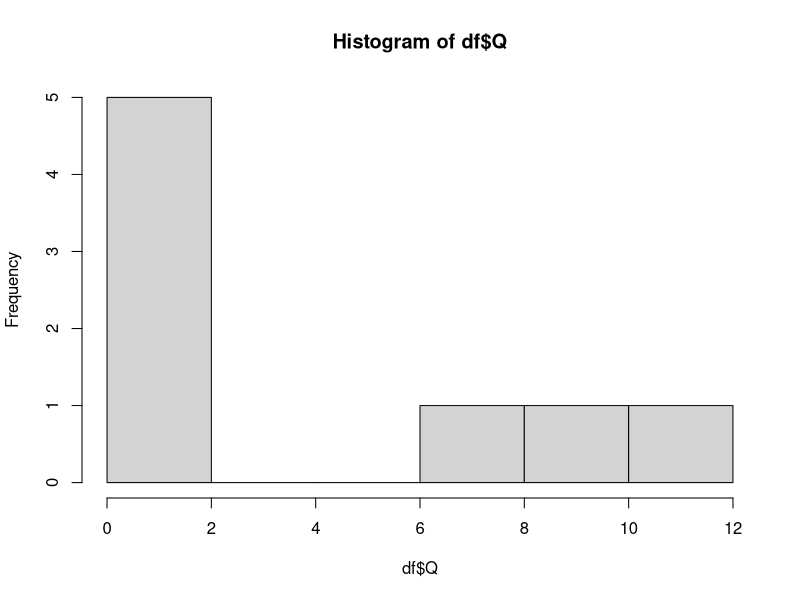
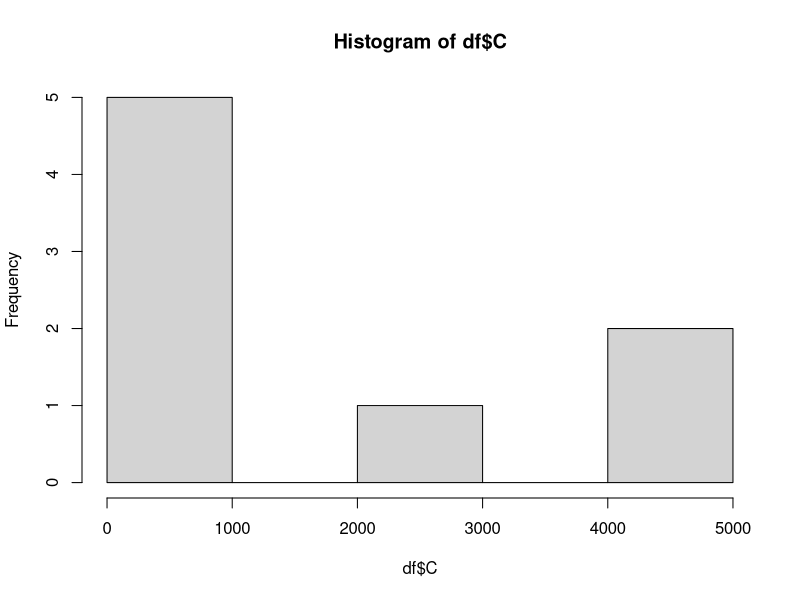
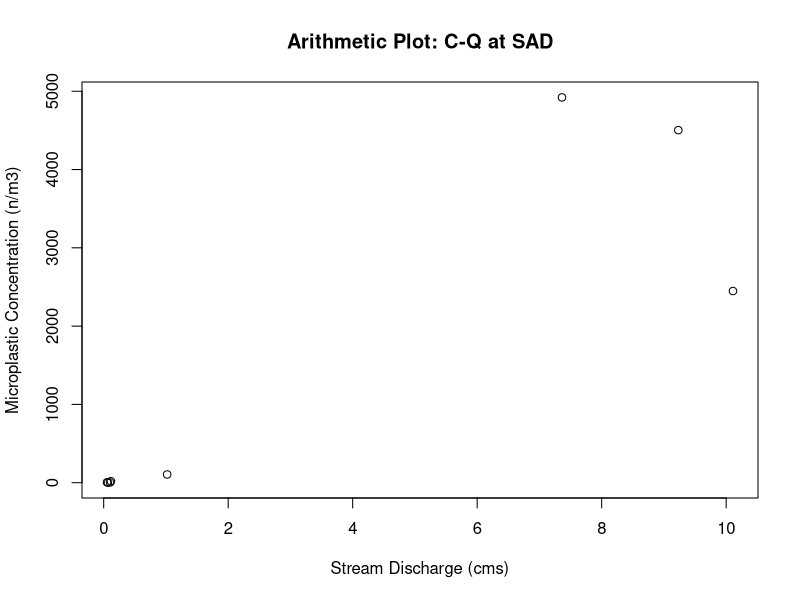
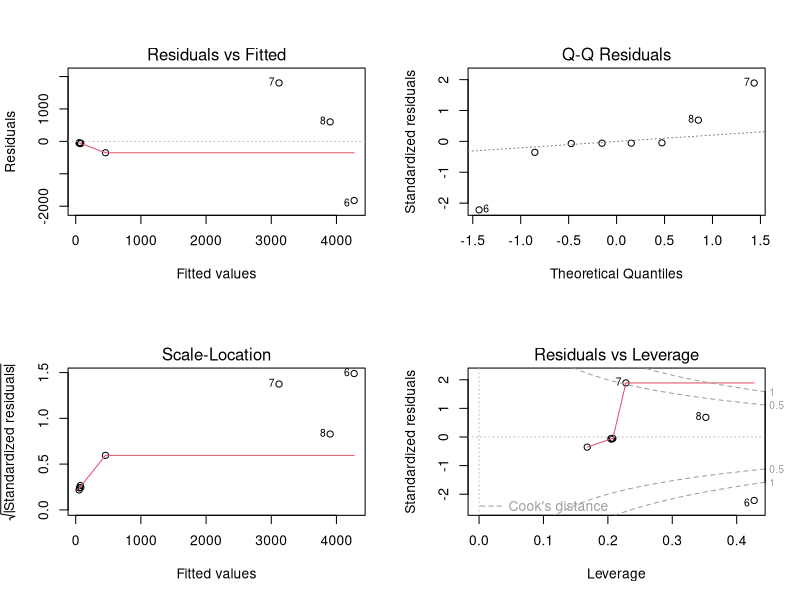
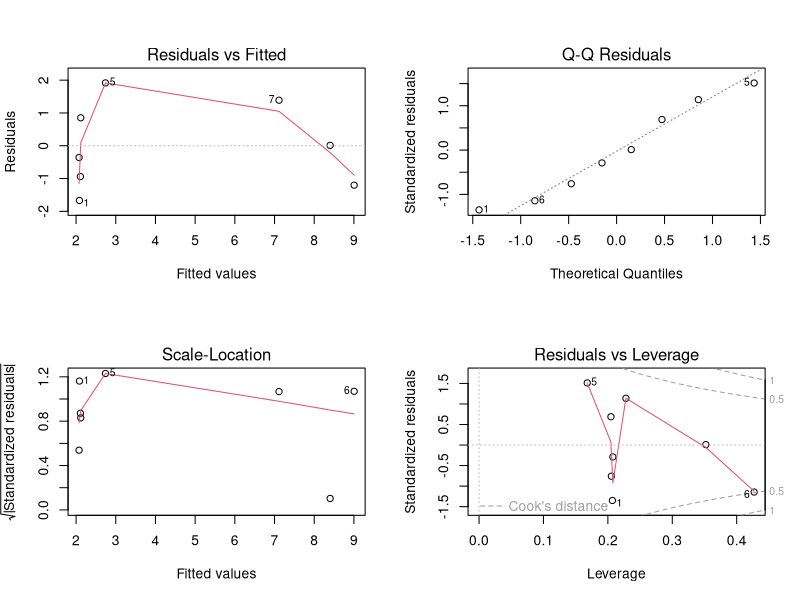
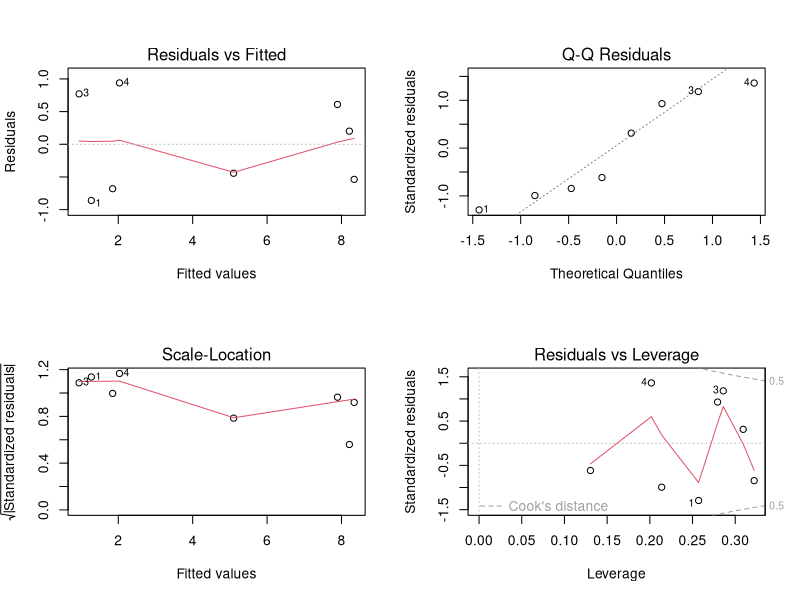
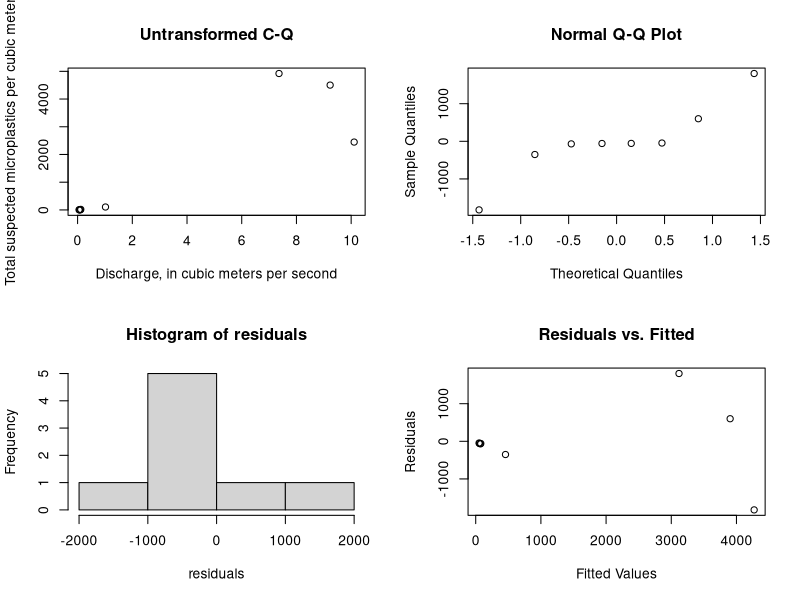
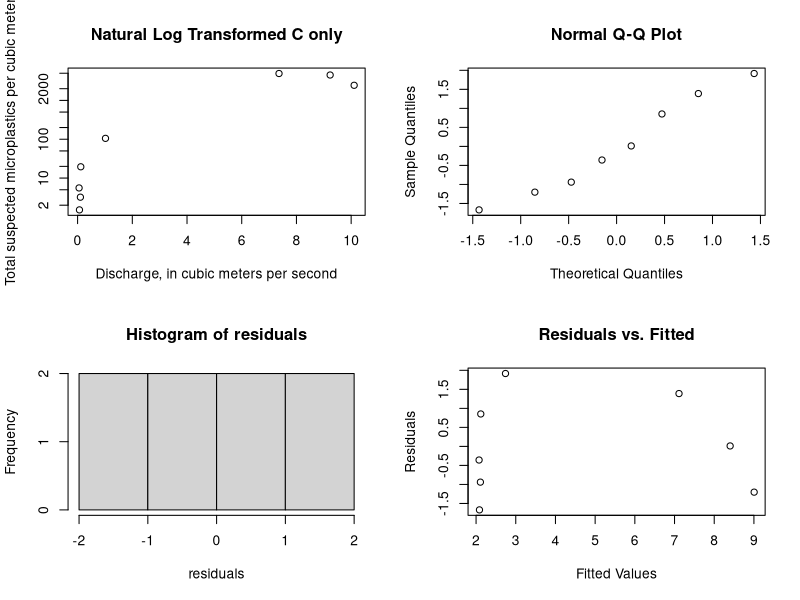

Reproduce these figures in R, in order.
###Clear the R environment
rm(list=ls());graphics.off();cat("\f");
library(ggplot2)
library(scales)
library(lmtest)
library(car)
library(boot)
# Load SAD Sample Non-Fiber data [n/m3] paired with Discharge [m3/s]
#where where LF has been rescaled with B2 alpha = 2.662212467; CF = 1.592893367))
C <- c(1.516384859, # rescaled LL 300um to 250um
       3.21977323, # rescaled LL 300um to 250um
       5.570098225, # rescaled LL 300um to 250um
       19.51311314, # rescaled LL 300um to 250um
       105.3042477, # rescaled LL 300um to 250um
              2448,
              4921,
              4503)
Q <- c(0.0679604,
       0.1019406,
       0.0538020,
       0.1160991,
       1.0194065,
       10.1091144,
       7.3623802,
       9.2312921)
df <- data.frame(Q,C)

#Test dataset for normality
shapiro.test(df$Q) #Null hypothesis is data is normally distributed
shapiro.test(df$C)#Null hypothesis is data is normally distributed
hist(df$Q)
hist(df$C)

#Plot data in arithmetic space to see if linear
plot(df,xlab = "Stream Discharge (cms)", ylab = "Microplastic Concentration (n/m3)", main = "Arithmetic Plot: C-Q at SAD")

#Create Linear Model and look at significance and residual plots
model <- lm(C ~ Q, data = df)
summary(model)
par(mfrow = c(2, 2))
# residual plots
plot(model) #Look for curvature, heteroskadasticity ....

# Test for normality in residuals of model
residuals<-resid(model) 
shapiro_xy <- shapiro.test(residuals) #Null hypothesis is data is normally distributed

# Perform the Non Constant Variance test
ncvTest_xy <- ncvTest(model) #Null hypothesis = homoscedasticity / No autocorrelation

#Print results
print("No Transformation")
cat("Test for normality of residuals:\n")
print(shapiro_xy)
cat("Test for constant variance of residuals:\n")
print(ncvTest_xy)

## If linear model is not a good fit/data is non-linear transform y, x, or both

###############################################################################
#Transform y only via ln(y)
##########################
#Create Model and look at significance and residual plots
model <- lm(log(C) ~ Q, data = df)
summary(model)
# residual plots
plot(model) #Look for curvature, heteroskadasticity ....

# Test for normality in residuals of model
residuals<-resid(model) 
shapiro_lny <- shapiro.test(residuals) #Null hypothesis is data is normally distributed

# Perform the Non Constant Variance test
ncvTest_lny <- ncvTest(model) #Null hypothesis = homoscedasticity / No autocorrelation

#Print results
print("Transform y only via ln(y)")
cat("Test for normality of residuals:\n")
print(shapiro_lny)
cat("Test for equal variance of residuals:\n")
print(ncvTest_lny)


###############################################################################
#Transform x and y  via ln()
##########################
#Create Model and look at significance and residual plots
model <- lm(log(C) ~ log(Q), data = df)
summary(model)
# residual plots
plot(model) #Look for curvature, heteroskadasticity ....

# Test for normality in residuals of model
residuals<-resid(model)
shapiro_lnxlny <- shapiro.test(residuals) #Null hypothesis is data is normally distributed

# Perform the Non Constant Variance test
ncvTest_lnxlny <- ncvTest(model) #Null hypothesis = homoscedasticity / No autocorrelation


#Print results
print("Transform x and y via ln()")
cat("Test for normality of residuals:\n")
print(shapiro_lnxlny)
cat("Test for equal variance of residuals:\n")
print(ncvTest_lnxlny)


###############################################################################
###############################################################################


####SUMMARY PLOTS AND STATS FOR ONE TYPE OF MODEL #####

#EX: Untransformed Model

par(mfrow = c(2, 2))
#Plot data in arithmetic space
plot(df, xlab="Discharge, in cubic meters per second",
     ylab="Total suspected microplastics per cubic meter", main="Untransformed C-Q")
#Model and look at significance and residual plots
model <- lm(C ~ Q, data = df)
summary(model)
#plot(model) Using below plots instead

# Test for normality in residuals of model
residuals<-resid(model)
qqnorm(residuals)
hist(residuals)
shapiro.test(residuals) #Null hypothesis is data is normally distributed

# Create a scatterplot of residuals vs. fitted values
plot(fitted(model), residuals, xlab = "Fitted Values", ylab = "Residuals", main = "Residuals vs. Fitted")
# Perform the Non Constant Variance test
ncvTest(model)

####SUMMARY PLOTS AND STATS FOR ONE TYPE OFMODEL #####

#EX: Natural Log C Transformed

par(mfrow = c(2, 2))
#Plot data in log-log space
plot(df, xlab="Discharge, in cubic meters per second",
     ylab="Total suspected microplastics per cubic meter", main="Natural Log Transformed C only", log = 'y')
#Model and look at significance and residual plots
model <- lm(log(C) ~ Q, data = df)
summary(model)
#plot(model) Using below plots instead

# Test for normality in residuals of model
residuals<-resid(model)
qqnorm(residuals)
hist(residuals)
shapiro.test(residuals) #Null hypothesis is data is normally distributed

# Create a scatterplot of residuals vs. fitted values
plot(fitted(model), residuals, xlab = "Fitted Values", ylab = "Residuals", main = "Residuals vs. Fitted")
# Perform the Non Constant Variance test
ncvTest(model)

####SUMMARY PLOTS AND STATS FOR ONE TYPE OFMODEL #####

#EX: Natural Log - Natural Log Transformed

par(mfrow = c(2, 2))
#Plot data in log-log space
plot(df, xlab="Discharge, in cubic meters per second",
     ylab="Total suspected microplastics per cubic meter", main="Natural Log Transformed C and Q", log = 'xy')
#Model and look at significance and residual plots
model <- lm(log(C) ~ log(Q), data = df)
summary(model)
#plot(model) #Using below plots instead

# Test for normality in residuals of model
residuals<-resid(model)
qqnorm(residuals)
hist(residuals)
shapiro.test(residuals) #Null hypothesis is data is normally distributed

# Create a scatterplot of residuals vs. fitted values
plot(fitted(model), residuals, xlab = "Fitted Values", ylab = "Residuals", main = "Residuals vs. Fitted")
# Perform the Non Constant Variance test
ncvTest(model)

###############################################################################
###############################################################################
# Model selected: #TYPE 3: Natural Log Transformed C and Q
model <- lm(log(C) ~ log(Q), data = df)
###############################################################################
###############################################################################
###AFTER MODEL SELECTION#######

#Bias Correction Selection Following Helschel & Hirsch 2002 and 2020
#regression equations fit in log space result in a bias when back transformed. 
#When the objective is to compute Loads by regressing and summing over the record 
#a correction must be applied because this method assumes the equation produces an estimate of the mean
# the sum of the means = the mean of the sum
# However, applying the regression in orginal units is violates this because the
#regression in original units is the an estimate of the median not the mean 
#the sum of the medians is not the median of the sum
#A sum of the median values will underestimate the sum of the mean.
#Therefore if unaccounted for this will underestimate the long-term mean load.

#Two bias correction methods are commonly employed
#Ferguson' Maximum Likelihood Estimation: residuals must be normally distributed (n > 30)
#Duan: Nonparametric Smearing (does not require normality; requires independence and homoscedastic)

#Our residuals are normally distributed
#Even though our sample size is less than 30,
#We will calculate both following H&H 2020 rcode

# For comparison calculate the mean of the observed concentrations
meanC <- mean(df$C) 
meanC

#calculate the mean of the y fitted values for each Q
yhat <-exp(model$fitted.values)
meanyhat <- mean(yhat) #compare mean of fitted values to mean observed concentrations
100*(meanC-meanyhat)/meanC #this is an underestimate of the mean of the observed data by ~1.6%

#Ferguson' Maximum Likelihood Estimation (MLE)

#calculate the MLE bias adj
sse <- sum(model$residuals^2)
sSquared <- sse / (length(model$residuals)-2)
biasAdj <- exp(0.5*sSquared)
biasAdj

#Apply MLE bias adj to yhat and check mean
ymle <-yhat*biasAdj
meanmle<-mean(ymle)
meanmle
100*(meanC-meanmle)/meanC #this is an overestimate of the mean of the observed data by ~-19%

##
#Duan's Smearing Estimate of the Bias Correction Adjustment

#calculate the smearing estiamte
smearAdj <- sum(exp(model$residuals))/length(model$residuals)
smearAdj

#Apply Smearing adj to yhat and check mean
ysmear <-yhat*smearAdj
meanysmear<-mean(ysmear)
meanysmear
100*(meanC-meanysmear)/meanC #this is an overestimate of the mean of the observed data by ~-8.8%

#####################################################

#Print summary
print(paste("Mean of Observations:", meanC))
print(paste("Mean of Fit:", meanyhat))
print(paste("MLE Adjustmented Mean:", meanmle))
print(paste("DuanAdjusted Mean:", meanysmear))

##Going with Duan Smearing Correction Adjustment Because
#1.) the sample size is less than 30 
#2.) the smear adjustment produces a closer estimate of mean than MLE adj

#####################################################

#####################################################
#calculating the confidence intervals
####################################################

#Confidence Intervals by bootstrapping (Non-parametric approach)
set.seed(123)  # for reproducibility
data <- data.frame(x=df$Q,
                   y=df$C)

# Define a function to fit the linear model and extract coefficients
fit_model <- function(data, indices) {
  bootmodel <- lm(log(y) ~ log(x), data = data[indices, ])
  return(coef(bootmodel))
}

# Set the number of bootstrap samples
num_bootstraps <- 10000

# Perform bootstrapping to get coefficient distributions
set.seed(123)  # for reproducibility
bootstrap_results <- boot(data, fit_model, R = num_bootstraps)

# Remove rows with missing values in the bootstrap results
bootstrap_results$t <- na.omit(bootstrap_results$t)

# Calculate confidence intervals for coefficients
confidence_intervals <- t(sapply(1:ncol(bootstrap_results$t), function(i) {
  quantile(bootstrap_results$t[, i], probs = c(0.025, 0.975))
}))

# Create a matrix of coefficient names and confidence intervals
coef_names <- names(coefficients(model))
coef_intervals <- data.frame(Coefficient = coef_names,
                             Lower_CI = confidence_intervals[, 1],
                             Upper_CI = confidence_intervals[, 2])

# Print and plot the confidence intervals
print(coef_intervals) # Using THIS ONE

#############################################
#confidence intervals (This is a parametric approach and therefore assumes normality)
confint(model, level = 0.95) 

#############################################
###Confidence Intervals For Plots

#Create Confidence intervals (Uncorrected)
nmodel<- data.frame(Q = seq(from = min(df$Q), to = max(df$Q), length= 100))
model_conf <- exp(predict(model, nmodel, type = "response", interval = "confidence",level=0.95))
nmodel <- cbind(nmodel,model_conf)
nmodel

#Create Confidence intervals (CORRECTED)
model_conf_cor <- model_conf*smearAdj
nmodel_cor<-cbind(nmodel,model_conf_cor)
nmodel_cor <- `colnames<-`(nmodel_cor,c('Q','fit_uncor','lwr_uncor','upr_uncor','fit_cor','lwr_cor','upr_cor'))
nmodel_cor

#Create Prediction intervals (Uncorrected)
pmodel<- data.frame(Q = seq(from = min(df$Q), to = max(df$Q), length= 100))
model_preds <- exp(predict(model, pmodel, type = "response", interval = "prediction",level=0.95))
pmodel <- cbind(pmodel,model_preds)
pmodel

#Create Prediction intervals (CORRECTED)
model_preds_cor <- model_preds*smearAdj
pmodel_cor<-cbind(pmodel,model_preds_cor)
pmodel_cor <- `colnames<-`(pmodel_cor,c('Q','fit_uncor','lwr_uncor','upr_uncor','fit_cor','lwr_cor','upr_cor'))
pmodel_cor


#Plot the uncorrected and corrected model and confidence intervals
plot <- ggplot()+ 
  geom_line(aes(x = Q, y = fit), col = "gray", data = pmodel)+
  geom_line(aes(x = Q, y = lwr), linetype=2, col = "green", data = nmodel)+
  geom_line(aes(x = Q, y = upr), linetype=2, col = "green", data = nmodel)+
  geom_line(aes(x = Q, y = lwr), linetype=2, col = "orange", data = pmodel)+
  geom_line(aes(x = Q, y = upr), linetype=2, col = "orange", data = pmodel)+
  geom_line(aes(x = Q, y = fit_cor), col = "black", data = pmodel_cor)+
  geom_line(aes(x = Q, y = lwr_cor), linetype=2, col = "blue", data = nmodel_cor)+
  geom_line(aes(x = Q, y = upr_cor), linetype=2, col = "blue", data = nmodel_cor)+
  geom_line(aes(x = Q, y = fit_cor), col = "transparent", data = pmodel_cor)+
  geom_line(aes(x = Q, y = lwr_cor), linetype=2, col = "purple", data = pmodel_cor)+
  geom_line(aes(x = Q, y = upr_cor), linetype=2, col = "purple", data = pmodel_cor)+
  geom_point(data = df, aes(x=Q, y=C))+
  ggtitle("MP Concentration-Discharge: SAD") +
  xlab("Discharge, in cubic meters per second") +
  ylab("Total suspected microplastics per cubic meter")
plot
plot    +scale_x_log10(breaks = trans_breaks("log10", function(x) 10^x),
                       labels = trans_format("log10", math_format(10^.x))) +
  scale_y_log10(breaks = trans_breaks("log10", function(x) 10^x),
                labels = trans_format("log10", math_format(10^.x))) +
  theme_bw()+
  annotate(geom="text", x=0.4, y=10000, label="Ln(Concentration)= 5.073 + 1.412 × Ln(Discharge)
    Duan Smearing Correction Adjustment = 1.242",
           color="black")

plot+ theme_bw()+
  annotate(geom="text", x=2.5, y=150000, label="Concentration = 1.242 x 159.7 × Discharge^1.412",
           color="black")


##Plot of Final
#Plot the uncorrected and corrected model and confidence intervals
plot <- ggplot()+ 
  geom_line(aes(x = Q, y = fit_cor), col = "black", data = pmodel_cor)+
  geom_line(aes(x = Q, y = lwr_cor), linetype=2, col = "blue", data = nmodel_cor)+
  geom_line(aes(x = Q, y = upr_cor), linetype=2, col = "blue", data = nmodel_cor)+
  geom_line(aes(x = Q, y = lwr_cor), linetype=2, col = "purple", data = pmodel_cor)+
  geom_line(aes(x = Q, y = upr_cor), linetype=2, col = "purple", data = pmodel_cor)+
  geom_point(data = df, aes(x=Q, y=C))+
  ggtitle("MP Concentration-Discharge: SAD (TRWPs)") +
  xlab("Discharge, in cubic meters per second") +
  ylab("TRWPs, number per cubic meter")
plot

plot    +scale_x_log10(breaks = trans_breaks("log10", function(x) 10^x),
                       labels = trans_format("log10", math_format(10^.x))) +
  scale_y_log10(breaks = trans_breaks("log10", function(x) 10^x),
                labels = trans_format("log10", math_format(10^.x))) +
  annotate(geom="text", x=0.5, y=0.1, label="Ln(Concentration)= 5.073 + 1.412 × Ln(Discharge)
    Duan Smearing Correction Adjustment = 1.242",
           color="black")+
  theme(
    legend.text = element_text(size = 12),      # Increase legend text size
    legend.title = element_text(size = 14),     # Increase legend title size
    axis.title.x = element_text(size = 14),     # Increase x-axis title size
    axis.title.y = element_text(size = 14),     # Increase y-axis title size
    axis.text.x = element_text(size = 12, color= "black"),       # Increase x-axis label size
    axis.text.y = element_text(size = 12, color = "black"),      # Increase y-axis label size
    plot.title = element_text(size = 16, face = "bold"), # Increase title size
    plot.subtitle = element_text(size = 12, face = "bold", hjust = 0, vjust = 1.5),
    axis.ticks.y = element_line(color = "black"))+
  annotate("rect", xmin = 15.5, xmax = 19.5, ymin = 0.035, ymax = 0.01, 
           fill = "white", color = "black") +  # Draw the white box with a black border
  annotate("text", x = 17.5, y = 0.02, label = "c", size = 6.5, fontface = "bold") 

plot+ theme_bw()+
  annotate(geom="text", x=2.5, y=60000, label="Concentration = 1.242 x 159.7 × Discharge^1.412",
           color="black")



